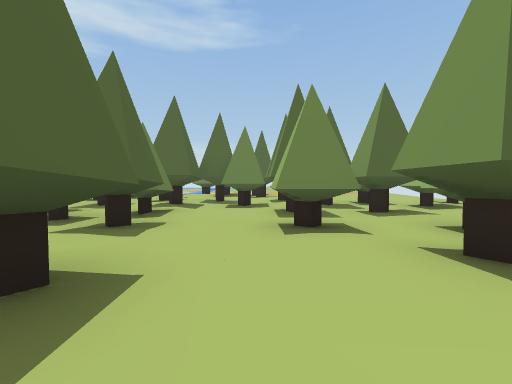
View 1 (above)

12 first-person views from a walk through a scene from a Unity 3-D project. The camera is 1.2 m above the floor, tilts 2° down and sees 90° across. The floor is counted in squares, 2 m on a side. Each view is taken from the middle of a square. On the plan, view 1 faces up. The plan holds only what a view shows up to about 9 squares ahead; the rest is blank. The place goes on beyond the plan. Some animated figures are left out.

View 2
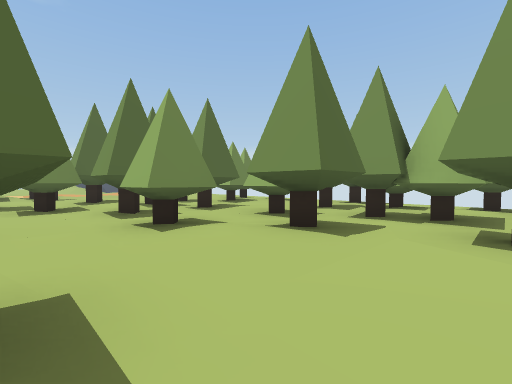

View 3
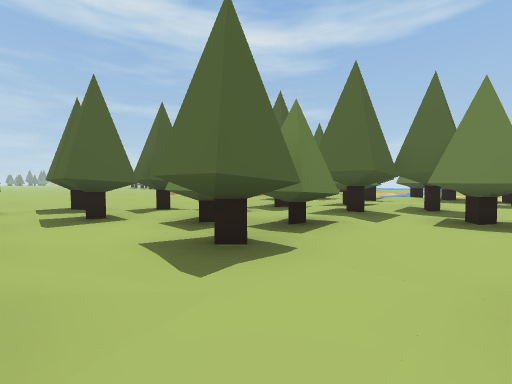

View 4
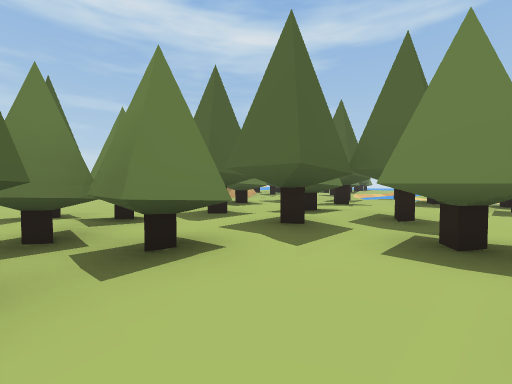

View 5
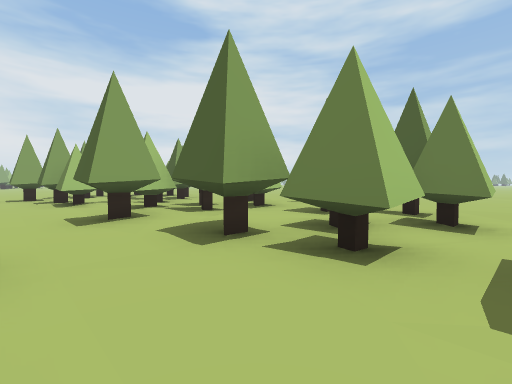

View 6
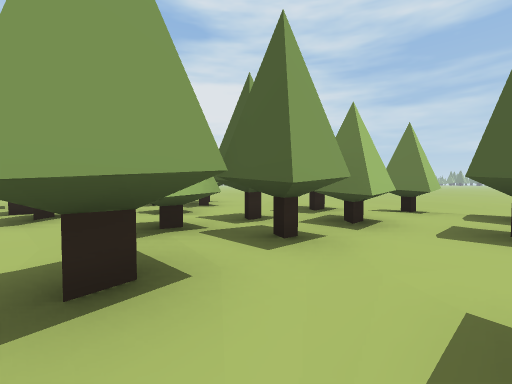

View 7
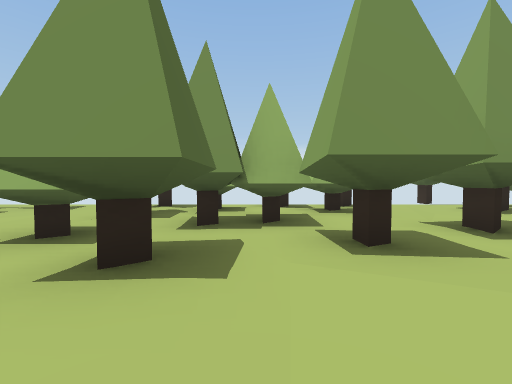

View 8
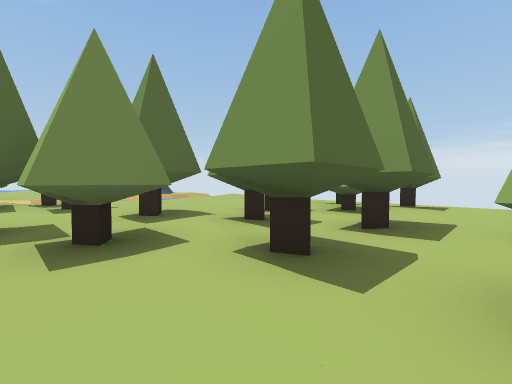

View 9
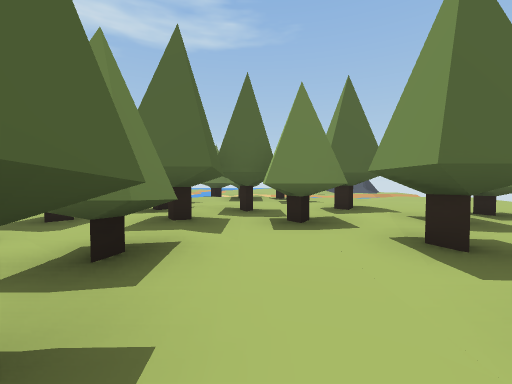

View 10
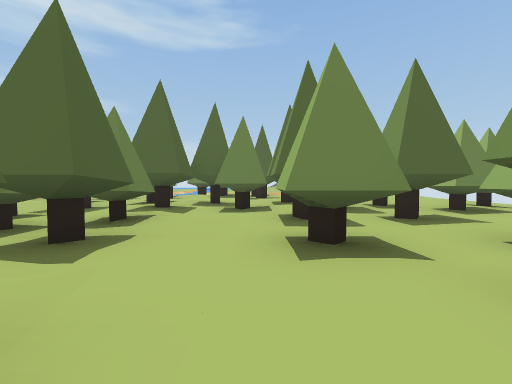

View 11
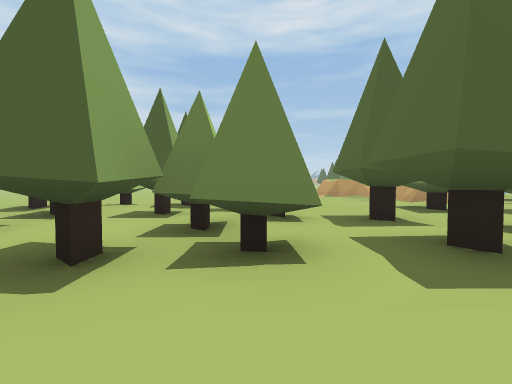

View 12
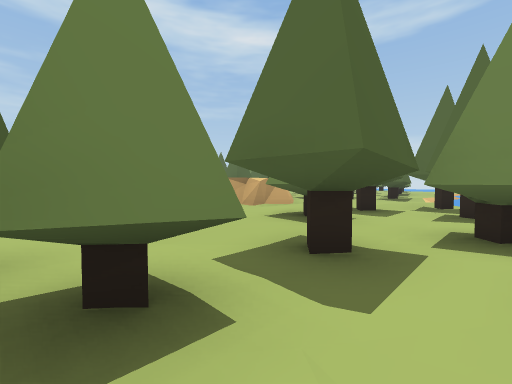

### Floor plan
Key: @ floor where view 1 was taken; # wall or solid block; x gap in a wall; . floor; / step, stairs or slope; ^ raised ledge; T thing the floor can be seen under or through.
Columns run from 13 left of view 1 to 7 right of it. Each row starts with its distance up from view 1.
 14        ..
 13        ..#  /#
 12      /../#.###....
 11      #..###..#....
 10     ^#...##......./.
  9     #...#.# T.T......
  8     ......#TT.T.T ...
  7      ....#.TTT TTT #.
  6   .......x....TT TT#.
  5   .....TTT.#..##T....
  4    ....TTTTT..#....
  3 ......TT  ##....#####
  2 ......TT   ##..####
  1  .....TT   ##....##
  0    ....#   #.@.##.#

Where each view was taken, in squares from view 1:
view 1: 0 up, 0 right, facing up
view 2: 0 up, 1 left, facing up-right
view 3: 2 up, 0 right, facing up-left
view 4: 4 up, 0 right, facing up-left
view 5: 6 up, 0 right, facing down-left
view 6: 3 up, 1 left, facing down-left
view 7: 1 up, 0 right, facing right
view 8: 4 up, 1 left, facing up-right
view 9: 3 up, 1 left, facing up
view 10: 1 up, 0 right, facing up
view 11: 5 up, 0 right, facing left
view 12: 5 up, 3 left, facing up-left
